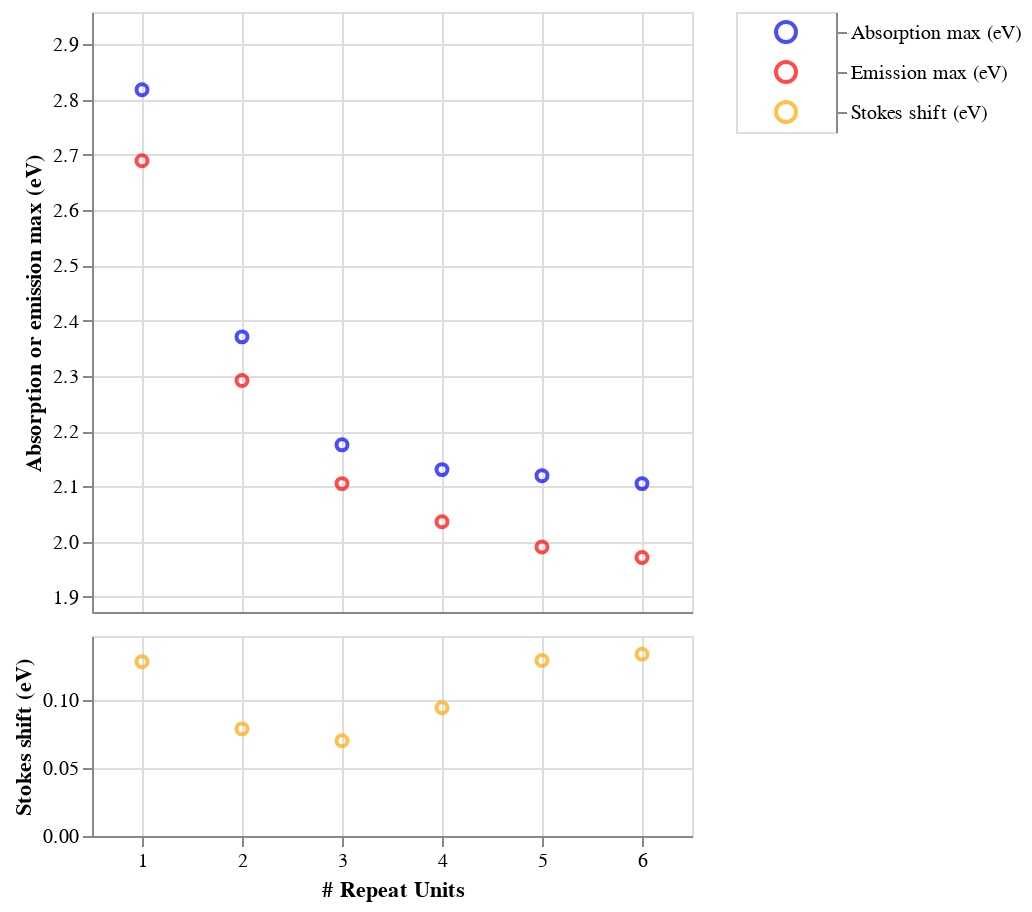

The notebook cell saved with this chart:
### Markdown cell above
As we discussed earlier, it's better to plot in terms of energy. Let's do that and add the Stokes shift on the same x-axis, but below the main plot.

### Code cell
# First scatter plot for "Absorption max (eV)" and "Emission max (eV)" (upper part of the y-axis)
scatter_absorption = alt.Chart(df_matches).mark_point().encode(
    x='repeat_unit_match_count',
    y=alt.Y('Absorption max (eV)', scale=alt.Scale(domain=[y_min_eV, y_max_eV])),
    color=alt.value(absorption_color),
    tooltip=['repeat_unit_match_count', 'Absorption max (eV)']
)

scatter_emission = alt.Chart(df_matches).mark_point().encode(
    x='repeat_unit_match_count',
    y=alt.Y('Emission max (eV)', scale=alt.Scale(domain=[y_min_eV, y_max_eV])),  # Same y-axis range as absorption
    color=alt.value(emission_color),
    tooltip=['repeat_unit_match_count', 'Emission max (eV)']
)

# Second scatter plot for "Stokes shift (eV)" (lower part of the y-axis)
scatter_stokes = alt.Chart(df_matches).mark_point().encode(
    x='repeat_unit_match_count',
    y=alt.Y('Stokes shift (eV)', scale=alt.Scale(domain=[0, stokes_y_max])),  # Stokes shift on a different y-axis range
    color=alt.value(stokes_color),
    tooltip=['repeat_unit_match_count', 'Stokes shift (eV)']
)

# Manual legend with explicit sort order
legend_data = pl.DataFrame({
    'Type': ['Absorption max (eV)', 'Emission max (eV)', 'Stokes shift (eV)'],
    'Color': [absorption_color, emission_color, stokes_color]
})

legend = alt.Chart(legend_data).mark_point(size=100).encode(
    y=alt.Y('Type:N', sort=['Absorption max (eV)', 'Emission max (eV)', 'Stokes shift (eV)'],  # Explicit sort order
            axis=alt.Axis(orient='right', title=None)),
    color=alt.Color('Color:N', scale=None)
).properties(
    width=50
)

# Layer the two scatter plots, but apply y-axis breaks by separating ranges
upper_chart = alt.layer(
    scatter_absorption, scatter_emission
).encode(
    y=alt.Y(
        'Absorption max (eV)', 
        scale=alt.Scale(domain=[y_min_eV, y_max_eV]), 
        title="Absorption or emission max (eV)"
    ),
    x=alt.X(
        'repeat_unit_match_count', 
        scale=alt.Scale(domain=[0.5, max_x_value]), 
        title=None,
        axis=alt.Axis(labels=False, tickSize=0),
    )
)

lower_chart = scatter_stokes.encode(
    y=alt.Y(
        'Stokes shift (eV)', 
        scale=alt.Scale(domain=[0, stokes_y_max]), 
        title="Stokes shift (eV)"
    ),
    x=alt.X(
        'repeat_unit_match_count', 
        scale=alt.Scale(domain=[0.5, max_x_value]), 
        title="# Repeat Units"
    )
)

# Combine the two charts vertically with some padding to simulate a break
combined_chart = alt.vconcat(
    upper_chart.properties(height=300),
    lower_chart.properties(height=100),
    spacing=10  # Add space between charts to simulate axis break
).resolve_scale(
    x='shared'
)

# Display the combined chart with the legend
layered_chart = alt.hconcat(combined_chart, legend)

layered_chart.show()

### Figure 1 — Vega specification as saved in the notebook (floating-point values rounded to 4 significant figures)
{"$schema": "https://vega.github.io/schema/vega/v5.json", "data": [{"name": "source_0"}, {"name": "data_0", "values": [{"Absorption max (eV)": 2.818, "repeat_unit_match_count": 1}, {"Absorption max (eV)": 2.371, "repeat_unit_match_count": 2}, {"Absorption max (eV)": 2.175, "repeat_unit_match_count": 3}, {"Absorption max (eV)": 2.13, "repeat_unit_match_count": 4}, {"Absorption max (eV)": 2.119, "repeat_unit_match_count": 5}, {"Absorption max (eV)": 2.105, "repeat_unit_match_count": 6}]}, {"name": "data_1", "values": [{"Emission max (eV)": 2.689, "repeat_unit_match_count": 1}, {"Emission max (eV)": 2.292, "repeat_unit_match_count": 2}, {"Emission max (eV)": 2.105, "repeat_unit_match_count": 3}, {"Emission max (eV)": 2.036, "repeat_unit_match_count": 4}, {"Emission max (eV)": 1.99, "repeat_unit_match_count": 5}, {"Emission max (eV)": 1.971, "repeat_unit_match_count": 6}]}, {"name": "data_2", "values": [{"Stokes shift (eV)": 0.1284, "repeat_unit_match_count": 1}, {"Stokes shift (eV)": 0.07887, "repeat_unit_match_count": 2}, {"Stokes shift (eV)": 0.07017, "repeat_unit_match_count": 3}, {"Stokes shift (eV)": 0.09445, "repeat_unit_match_count": 4}, {"Stokes shift (eV)": 0.1293, "repeat_unit_match_count": 5}, {"Stokes shift (eV)": 0.1339, "repeat_unit_match_count": 6}]}, {"name": "source_1", "values": [{"Color": "blue", "Type": "Absorption max (eV)", "y_Type_sort_index": 0.0}, {"Color": "red", "Type": "Emission max (eV)", "y_Type_sort_index": 1.0}, {"Color": "orange", "Type": "Stokes shift (eV)", "y_Type_sort_index": 2.0}]}, {"name": "source_1_concat_1_y_domain_Type", "values": [{"Type": "Absorption max (eV)", "sort_field": 0.0}, {"Type": "Emission max (eV)", "sort_field": 1.0}, {"Type": "Stokes shift (eV)", "sort_field": 2.0}]}], "signals": [{"name": "concat_0_width", "value": 300}, {"name": "concat_0_concat_0_height", "value": 300}, {"name": "concat_0_concat_1_height", "value": 100}, {"name": "concat_1_width", "value": 50}, {"name": "concat_1_y_step", "value": 20}, {"name": "concat_1_height", "update": "bandspace(domain('concat_1_y').length, 1, 0.5) * concat_1_y_step"}], "marks": [{"type": "group", "name": "concat_0_group", "marks": [{"type": "group", "name": "concat_0_concat_0_group", "encode": {"update": {"height": {"signal": "concat_0_concat_0_height"}, "width": {"signal": "concat_0_width"}}}, "marks": [{"type": "symbol", "name": "concat_0_concat_0_layer_0_marks", "from": {"data": "data_0"}, "encode": {"update": {"y": {"field": "Absorption max (eV)", "scale": "concat_0_concat_0_y"}, "stroke": {"value": "blue"}, "x": {"field": "repeat_unit_match_count", "scale": "concat_0_x"}, "fill": {"value": "transparent"}, "opacity": {"value": 0.7}, "tooltip": {"signal": "{\"repeat_unit_match_count\": format(datum[\"repeat_unit_match_count\"], \"\"), \"Absorption max (eV)\": format(datum[\"Absorption max (eV)\"], \"\")}"}}}, "style": ["point"]}, {"type": "symbol", "name": "concat_0_concat_0_layer_1_marks", "from": {"data": "data_1"}, "encode": {"update": {"fill": {"value": "transparent"}, "y": {"field": "Emission max (eV)", "scale": "concat_0_concat_0_y"}, "x": {"field": "repeat_unit_match_count", "scale": "concat_0_x"}, "opacity": {"value": 0.7}, "tooltip": {"signal": "{\"repeat_unit_match_count\": format(datum[\"repeat_unit_match_count\"], \"\"), \"Emission max (eV)\": format(datum[\"Emission max (eV)\"], \"\")}"}, "stroke": {"value": "red"}}}, "style": ["point"]}], "axes": [{"scale": "concat_0_x", "minExtent": 0, "domain": false, "grid": true, "gridScale": "concat_0_concat_0_y", "zindex": 0, "aria": false, "tickCount": {"signal": "ceil(concat_0_width/40)"}, "labels": false, "ticks": false, "maxExtent": 0, "orient": "bottom"}, {"scale": "concat_0_concat_0_y", "gridScale": "concat_0_x", "labels": false, "aria": false, "minExtent": 0, "orient": "left", "ticks": false, "maxExtent": 0, "grid": true, "zindex": 0, "domain": false, "tickCount": {"signal": "ceil(concat_0_concat_0_height/40)"}}, {"scale": "concat_0_x", "labelFlush": true, "tickSize": 0, "grid": false, "orient": "bottom", "labelOverlap": true, "labels": false, "tickCount": {"signal": "ceil(concat_0_width/40)"}, "zindex": 0}, {"scale": "concat_0_concat_0_y", "tickCount": {"signal": "ceil(concat_0_concat_0_height/40)"}, "grid": false, "orient": "left", "zindex": 0, "title": "Absorption or emission max (eV)", "labelOverlap": true}], "style": "cell"}, {"type": "group", "name": "concat_0_concat_1_group", "encode": {"update": {"width": {"signal": "concat_0_width"}, "height": {"signal": "concat_0_concat_1_height"}}}, "marks": [{"type": "symbol", "name": "concat_0_concat_1_marks", "from": {"data": "data_2"}, "encode": {"update": {"y": {"field": "Stokes shift (eV)", "scale": "concat_0_concat_1_y"}, "opacity": {"value": 0.7}, "tooltip": {"signal": "{\"repeat_unit_match_count\": format(datum[\"repeat_unit_match_count\"], \"\"), \"Stokes shift (eV)\": format(datum[\"Stokes shift (eV)\"], \"\")}"}, "fill": {"value": "transparent"}, "x": {"field": "repeat_unit_match_count", "scale": "concat_0_x"}, "stroke": {"value": "orange"}}}, "style": ["point"]}], "axes": [{"scale": "concat_0_x", "maxExtent": 0, "domain": false, "grid": true, "tickCount": {"signal": "ceil(concat_0_width/40)"}, "aria": false, "minExtent": 0, "orient": "bottom", "ticks": false, "labels": false, "zindex": 0, "gridScale": "concat_0_concat_1_y"}, {"scale": "concat_0_concat_1_y", "minExtent": 0, "ticks": false, "labels": false, "orient": "left", "tickCount": {"signal": "ceil(concat_0_concat_1_height/40)"}, "zindex": 0, "maxExtent": 0, "gridScale": "concat_0_x", "aria": false, "grid": true, "domain": false}, {"scale": "concat_0_x", "labelFlush": true, "tickCount": {"signal": "ceil(concat_0_width/40)"}, "labelOverlap": true, "zindex": 0, "orient": "bottom", "title": "# Repeat Units", "grid": false}, {"scale": "concat_0_concat_1_y", "zindex": 0, "title": "Stokes shift (eV)", "orient": "left", "grid": false, "tickCount": {"signal": "ceil(concat_0_concat_1_height/40)"}, "labelOverlap": true}], "style": "cell"}], "layout": {"padding": 10, "columns": 1, "bounds": "full", "align": "each"}}, {"type": "group", "name": "concat_1_group", "encode": {"update": {"width": {"signal": "concat_1_width"}, "height": {"signal": "concat_1_height"}}}, "signals": [{"name": "width", "update": "concat_1_width"}], "marks": [{"type": "symbol", "name": "concat_1_marks", "from": {"data": "source_1"}, "encode": {"update": {"size": {"value": 100}, "stroke": {"field": "Color"}, "opacity": {"value": 0.7}, "y": {"field": "Type", "scale": "concat_1_y"}, "x": {"signal": "concat_1_width", "mult": 0.5}, "fill": {"value": "transparent"}}}, "style": ["point"]}], "axes": [{"scale": "concat_1_y", "grid": false, "zindex": 0, "orient": "right"}], "style": "cell"}], "scales": [{"name": "concat_0_x", "type": "linear", "domain": [0.5, 6.5], "range": [0, {"signal": "concat_0_width"}], "zero": false}, {"name": "concat_0_concat_0_y", "type": "linear", "domain": [1.873, 2.959], "range": [{"signal": "concat_0_concat_0_height"}, 0], "zero": false}, {"name": "concat_0_concat_1_y", "type": "linear", "domain": [0, 0.1472], "range": [{"signal": "concat_0_concat_1_height"}, 0], "zero": true}, {"name": "concat_1_y", "type": "point", "domain": {"data": "source_1_concat_1_y_domain_Type", "field": "Type", "sort": {"op": "max", "field": "sort_field"}}, "range": {"step": {"signal": "concat_1_y_step"}}, "padding": 0.5}], "padding": 5, "background": "white", "layout": {"padding": 20, "bounds": "full", "align": "each"}}
